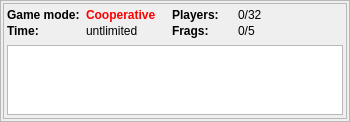
<?xml version="1.0" encoding="UTF-8"?>
<ui version="4.0">
 <class>PlayersPopup</class>
 <widget class="QWidget" name="PlayersPopup">
  <property name="geometry">
   <rect>
    <x>0</x>
    <y>0</y>
    <width>350</width>
    <height>121</height>
   </rect>
  </property>
  <property name="minimumSize">
   <size>
    <width>350</width>
    <height>0</height>
   </size>
  </property>
  <property name="maximumSize">
   <size>
    <width>350</width>
    <height>16777215</height>
   </size>
  </property>
  <property name="windowTitle">
   <string>Form</string>
  </property>
  <layout class="QVBoxLayout" name="verticalLayout">
   <property name="spacing">
    <number>0</number>
   </property>
   <property name="leftMargin">
    <number>0</number>
   </property>
   <property name="topMargin">
    <number>0</number>
   </property>
   <property name="rightMargin">
    <number>0</number>
   </property>
   <property name="bottomMargin">
    <number>0</number>
   </property>
   <item>
    <widget class="QFrame" name="frame">
     <property name="frameShape">
      <enum>QFrame::StyledPanel</enum>
     </property>
     <property name="frameShadow">
      <enum>QFrame::Raised</enum>
     </property>
     <layout class="QVBoxLayout" name="verticalLayout_2">
      <property name="spacing">
       <number>0</number>
      </property>
      <property name="leftMargin">
       <number>2</number>
      </property>
      <property name="topMargin">
       <number>2</number>
      </property>
      <property name="rightMargin">
       <number>2</number>
      </property>
      <property name="bottomMargin">
       <number>2</number>
      </property>
      <item>
       <widget class="QFrame" name="frame_2">
        <property name="frameShape">
         <enum>QFrame::StyledPanel</enum>
        </property>
        <property name="frameShadow">
         <enum>QFrame::Sunken</enum>
        </property>
        <layout class="QVBoxLayout" name="verticalLayout_8">
         <property name="spacing">
          <number>6</number>
         </property>
         <property name="leftMargin">
          <number>3</number>
         </property>
         <property name="topMargin">
          <number>3</number>
         </property>
         <property name="rightMargin">
          <number>3</number>
         </property>
         <property name="bottomMargin">
          <number>3</number>
         </property>
         <item>
          <layout class="QHBoxLayout" name="horizontalLayout_2">
           <item>
            <layout class="QVBoxLayout" name="verticalLayout_3">
             <property name="spacing">
              <number>0</number>
             </property>
             <property name="leftMargin">
              <number>0</number>
             </property>
             <property name="topMargin">
              <number>0</number>
             </property>
             <property name="rightMargin">
              <number>0</number>
             </property>
             <property name="bottomMargin">
              <number>0</number>
             </property>
             <item>
              <widget class="QLabel" name="label">
               <property name="sizePolicy">
                <sizepolicy hsizetype="Minimum" vsizetype="Preferred">
                 <horstretch>0</horstretch>
                 <verstretch>0</verstretch>
                </sizepolicy>
               </property>
               <property name="minimumSize">
                <size>
                 <width>0</width>
                 <height>16</height>
                </size>
               </property>
               <property name="font">
                <font>
                 <weight>75</weight>
                 <bold>true</bold>
                </font>
               </property>
               <property name="text">
                <string>Game mode:</string>
               </property>
              </widget>
             </item>
             <item>
              <widget class="QLabel" name="label_3">
               <property name="sizePolicy">
                <sizepolicy hsizetype="Minimum" vsizetype="Preferred">
                 <horstretch>0</horstretch>
                 <verstretch>0</verstretch>
                </sizepolicy>
               </property>
               <property name="minimumSize">
                <size>
                 <width>0</width>
                 <height>16</height>
                </size>
               </property>
               <property name="font">
                <font>
                 <weight>75</weight>
                 <bold>true</bold>
                </font>
               </property>
               <property name="text">
                <string>Time:</string>
               </property>
              </widget>
             </item>
             <item>
              <spacer name="verticalSpacer">
               <property name="orientation">
                <enum>Qt::Vertical</enum>
               </property>
               <property name="sizeHint" stdset="0">
                <size>
                 <width>20</width>
                 <height>40</height>
                </size>
               </property>
              </spacer>
             </item>
            </layout>
           </item>
           <item>
            <layout class="QVBoxLayout" name="verticalLayout_4">
             <property name="spacing">
              <number>0</number>
             </property>
             <property name="leftMargin">
              <number>0</number>
             </property>
             <property name="topMargin">
              <number>0</number>
             </property>
             <property name="rightMargin">
              <number>0</number>
             </property>
             <property name="bottomMargin">
              <number>0</number>
             </property>
             <item>
              <widget class="QLabel" name="svlabel_GameMode">
               <property name="sizePolicy">
                <sizepolicy hsizetype="Minimum" vsizetype="Preferred">
                 <horstretch>0</horstretch>
                 <verstretch>0</verstretch>
                </sizepolicy>
               </property>
               <property name="minimumSize">
                <size>
                 <width>80</width>
                 <height>16</height>
                </size>
               </property>
               <property name="palette">
                <palette>
                 <active>
                  <colorrole role="WindowText">
                   <brush brushstyle="SolidPattern">
                    <color alpha="255">
                     <red>255</red>
                     <green>0</green>
                     <blue>0</blue>
                    </color>
                   </brush>
                  </colorrole>
                 </active>
                 <inactive>
                  <colorrole role="WindowText">
                   <brush brushstyle="SolidPattern">
                    <color alpha="255">
                     <red>255</red>
                     <green>0</green>
                     <blue>0</blue>
                    </color>
                   </brush>
                  </colorrole>
                 </inactive>
                 <disabled>
                  <colorrole role="WindowText">
                   <brush brushstyle="SolidPattern">
                    <color alpha="255">
                     <red>106</red>
                     <green>104</green>
                     <blue>100</blue>
                    </color>
                   </brush>
                  </colorrole>
                 </disabled>
                </palette>
               </property>
               <property name="font">
                <font>
                 <weight>75</weight>
                 <bold>true</bold>
                </font>
               </property>
               <property name="text">
                <string>Cooperative</string>
               </property>
              </widget>
             </item>
             <item>
              <widget class="QLabel" name="svlabel_Time">
               <property name="sizePolicy">
                <sizepolicy hsizetype="Minimum" vsizetype="Preferred">
                 <horstretch>0</horstretch>
                 <verstretch>0</verstretch>
                </sizepolicy>
               </property>
               <property name="minimumSize">
                <size>
                 <width>80</width>
                 <height>16</height>
                </size>
               </property>
               <property name="text">
                <string>untlimited</string>
               </property>
              </widget>
             </item>
             <item>
              <spacer name="verticalSpacer_2">
               <property name="orientation">
                <enum>Qt::Vertical</enum>
               </property>
               <property name="sizeHint" stdset="0">
                <size>
                 <width>20</width>
                 <height>40</height>
                </size>
               </property>
              </spacer>
             </item>
            </layout>
           </item>
           <item>
            <layout class="QVBoxLayout" name="svlayout_teams">
             <property name="spacing">
              <number>2</number>
             </property>
             <item>
              <layout class="QHBoxLayout" name="horizontalLayout">
               <item>
                <layout class="QVBoxLayout" name="verticalLayout_5">
                 <property name="spacing">
                  <number>0</number>
                 </property>
                 <item>
                  <widget class="QLabel" name="label_5">
                   <property name="sizePolicy">
                    <sizepolicy hsizetype="Minimum" vsizetype="Preferred">
                     <horstretch>0</horstretch>
                     <verstretch>0</verstretch>
                    </sizepolicy>
                   </property>
                   <property name="minimumSize">
                    <size>
                     <width>64</width>
                     <height>16</height>
                    </size>
                   </property>
                   <property name="font">
                    <font>
                     <weight>75</weight>
                     <bold>true</bold>
                    </font>
                   </property>
                   <property name="text">
                    <string>Players:</string>
                   </property>
                  </widget>
                 </item>
                 <item>
                  <widget class="QLabel" name="svlabel_PointsName">
                   <property name="sizePolicy">
                    <sizepolicy hsizetype="Minimum" vsizetype="Preferred">
                     <horstretch>0</horstretch>
                     <verstretch>0</verstretch>
                    </sizepolicy>
                   </property>
                   <property name="minimumSize">
                    <size>
                     <width>64</width>
                     <height>16</height>
                    </size>
                   </property>
                   <property name="font">
                    <font>
                     <weight>75</weight>
                     <bold>true</bold>
                    </font>
                   </property>
                   <property name="text">
                    <string>Frags:</string>
                   </property>
                  </widget>
                 </item>
                </layout>
               </item>
               <item>
                <layout class="QVBoxLayout" name="verticalLayout_6">
                 <property name="spacing">
                  <number>0</number>
                 </property>
                 <item>
                  <widget class="QLabel" name="svlabel_Players">
                   <property name="sizePolicy">
                    <sizepolicy hsizetype="MinimumExpanding" vsizetype="Preferred">
                     <horstretch>0</horstretch>
                     <verstretch>0</verstretch>
                    </sizepolicy>
                   </property>
                   <property name="minimumSize">
                    <size>
                     <width>0</width>
                     <height>16</height>
                    </size>
                   </property>
                   <property name="text">
                    <string>0/32</string>
                   </property>
                  </widget>
                 </item>
                 <item>
                  <widget class="QLabel" name="svlabel_Points">
                   <property name="sizePolicy">
                    <sizepolicy hsizetype="MinimumExpanding" vsizetype="Preferred">
                     <horstretch>0</horstretch>
                     <verstretch>0</verstretch>
                    </sizepolicy>
                   </property>
                   <property name="minimumSize">
                    <size>
                     <width>0</width>
                     <height>16</height>
                    </size>
                   </property>
                   <property name="text">
                    <string>0/5</string>
                   </property>
                  </widget>
                 </item>
                </layout>
               </item>
              </layout>
             </item>
            </layout>
           </item>
          </layout>
         </item>
         <item>
          <widget class="QTableWidget" name="tableWidget"/>
         </item>
        </layout>
       </widget>
      </item>
     </layout>
    </widget>
   </item>
  </layout>
 </widget>
 <resources/>
 <connections/>
</ui>
